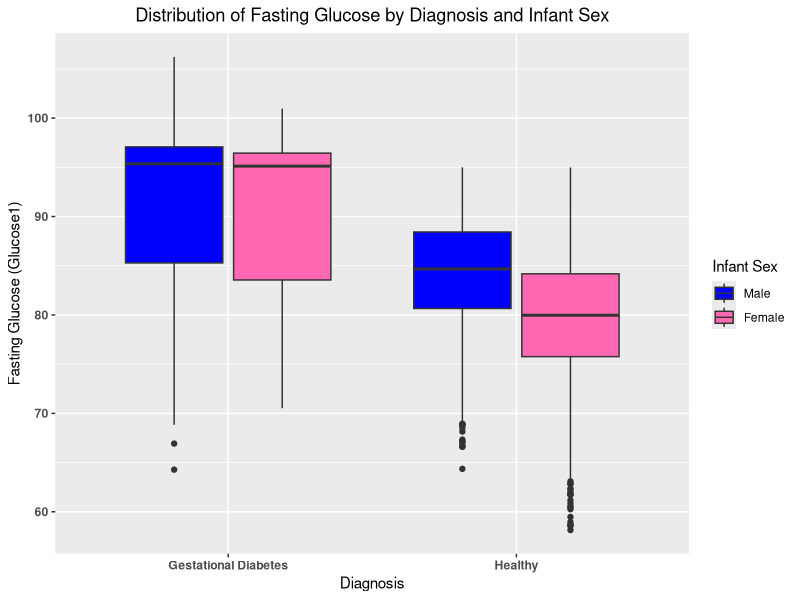
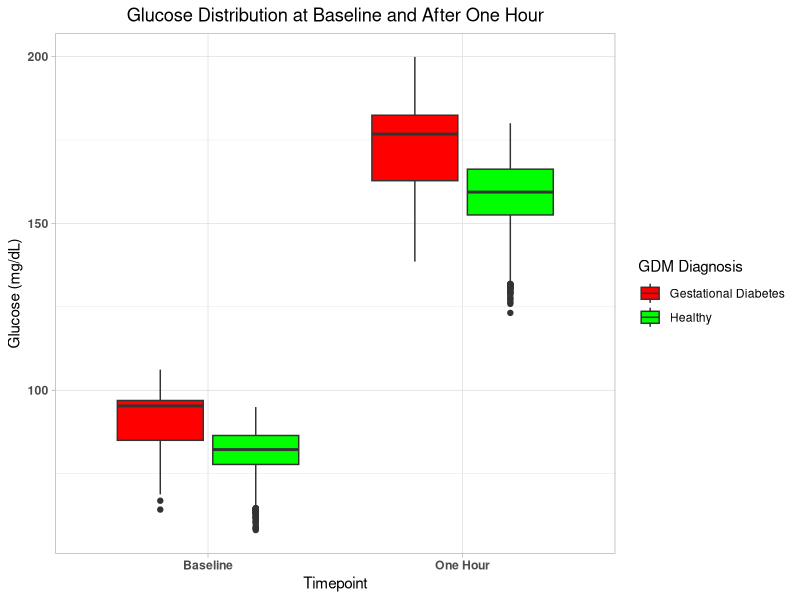
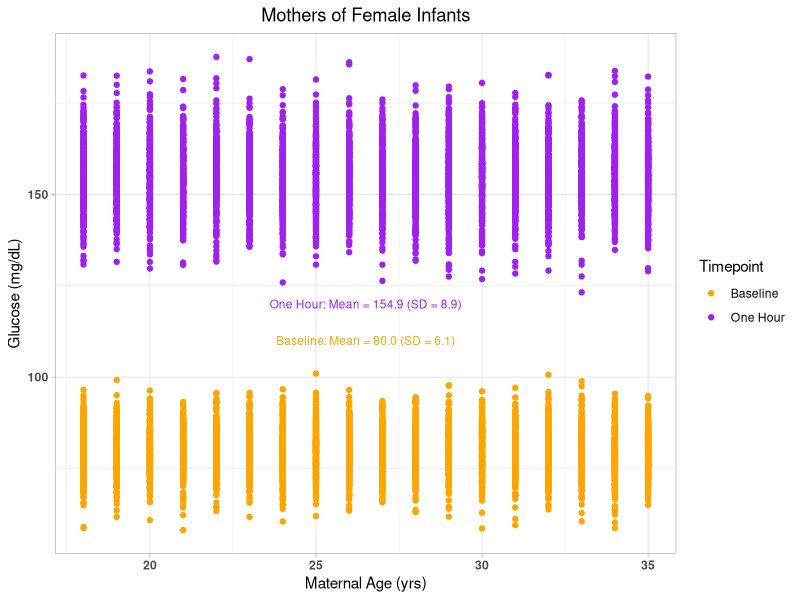
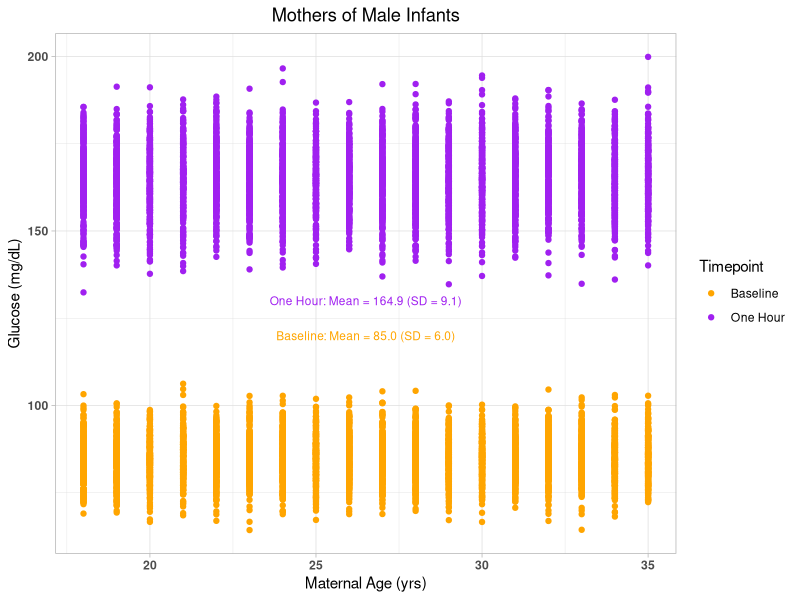
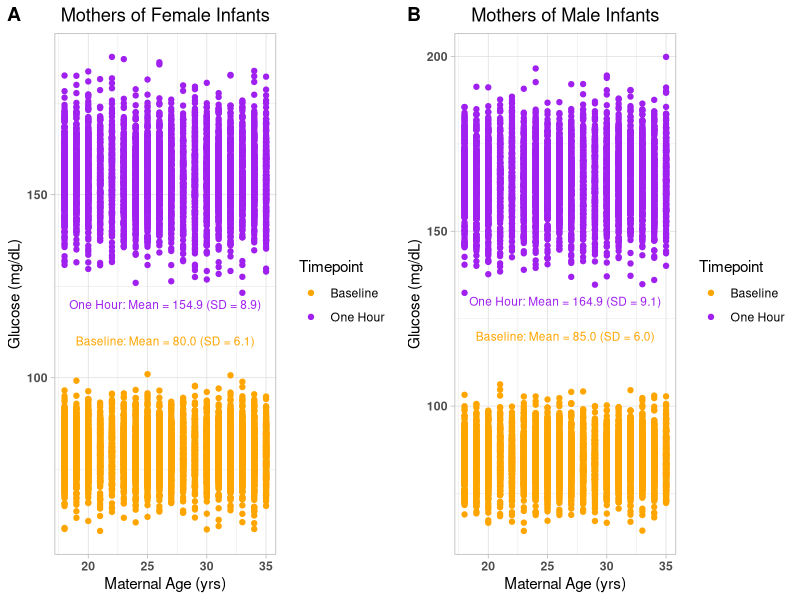

Recreate these plots in R, in order.
## ---- chunk 1
library (tidyverse)
library(ggplot2)
## ---- chunk 2
# Set a random seed for reproducibility
set.seed(42)

# Number of samples
n <- 10000

# Generate data frame for required variables
randomdata <- data.frame(
  'Age' = trunc(runif(n, min = 18, max = 36)),  # Age uniformly distributed between 18 and 35
  'InfantSex' = factor(rbinom(n, size = 1, prob = 0.5), labels = c("Male", "Female"))  # Infant sex with 50% probability
)
# Generate Glucose1 and Glucose2 based on InfantSex
randomdata$Glucose1 <- ifelse(randomdata$InfantSex == "Male",
                        rnorm(n, mean = 85, sd = 6), #normalized distribution
                        rnorm(n, mean = 80, sd = 6))
randomdata$Glucose2 <- ifelse(randomdata$InfantSex == "Male",
                        rnorm(n, mean = 165, sd = 9),
                        rnorm(n, mean = 155, sd = 9))
randomdata$Diagnosis <- ifelse(randomdata$Glucose1 > 95 | randomdata$Glucose2 > 180, #define diagnosis
                          "Gestational Diabetes", "Healthy")
## ---- chunk 3
# Subset the data for male infants
# Subset using https://www.statmethods.net/management/subset.html
male_data <- subset(randomdata, InfantSex == "Male")
# Subset the data for female infants
female_data <- subset(randomdata, InfantSex == "Female")

#Male infants
print("Summary for Male Infants")
summary(male_data)
#Female Infants
print("Summary for Female Infants")
summary(female_data)
## ---- chunk 4
color_palette <- c("Male" = "blue", "Female" = "hotpink")

ggplot(randomdata, aes(x = Diagnosis, y = Glucose1, fill = InfantSex)) +
  geom_boxplot() +
  scale_fill_manual(values = color_palette) + # Apply the custom color palette
  labs(title = "Distribution of Fasting Glucose by Diagnosis and Infant Sex",
       x = "Diagnosis",
       y = "Fasting Glucose (Glucose1)",
       fill = "Infant Sex") +
  theme_gray() + #adds gray background
  theme(
    plot.title = element_text(hjust = 0.5),
    axis.text = element_text(face = "bold"))
## ---- chunk 5
randomdata$Subject <- 1:n #adding in Subject to call

longData <- randomdata %>%
  pivot_longer( #https://tidyr.tidyverse.org/reference/pivot_longer.html - additional explanation
    cols = c(Glucose1, Glucose2),
    names_to = "Timepoint",
    values_to = "Glucose") %>%
  mutate(Timepoint = ifelse(Timepoint == "Glucose1", "Baseline", "One Hour"))

print(longData[longData$Subject == 1, ]) #will have 2 outputs, one for Baseline (baseline) and one for one hour
## ---- chunk 6
color_scale <- c("Healthy" = "green", "Gestational Diabetes" = "red") #another color pallette

ggplot(longData, aes(x = Timepoint, y = Glucose, fill = Diagnosis)) +
  geom_boxplot() +
  scale_fill_manual(values = color_scale) + # Apply the custom color palette
  labs(
    x = "Timepoint", 
    y = "Glucose (mg/dL)", 
    fill = "GDM Diagnosis",
    title = "Glucose Distribution at Baseline and After One Hour") +
  theme_light() + #light theme
  theme(
    plot.title = element_text(hjust = 0.5),
    axis.text = element_text(face = "bold"))
## ---- chunk 7
library(ggpubr)
## ---- chunk 8

# Define color palette
color_plot <- c("Baseline" = "orange", "One Hour" = "purple")

# Function to calculate mean and standard deviation for each group
# used https://www.carlislerainey.com/teaching/pols-209/files/notes-10-average-sd-r.pdf
calc_stats <- function(data) {
  data %>%
    group_by(Timepoint) %>% #find groups of interest
    summarise( #https://www.rdocumentation.org/packages/dplyr/versions/0.7.8/topics/summarise
      Mean = mean(Glucose),
      SD = sd(Glucose)
    )
}

# Calculate statistics for female and male infants
female_stats <- calc_stats(subset(longData, InfantSex == "Female")) #store statistics for female
male_stats <- calc_stats(subset(longData, InfantSex == "Male")) #store statistics for male


# Add text annotation for female_plot
female_plot <- ggplot(subset(longData, InfantSex == "Female"), aes(x = Age, y = Glucose, color = Timepoint)) +
  geom_point() +
  scale_color_manual(values = color_plot) +
  labs(
    title = "Mothers of Female Infants",
    x = "Maternal Age (yrs)",
    y = "Glucose (mg/dL)",
    color = "Timepoint"
  ) +
  theme_light() +
  theme(
    plot.title = element_text(hjust = 0.5),
    axis.text = element_text(face = "bold")
  ) +
#How to label plots:
  #https://ggplot2.tidyverse.org/reference/geom_text.html
  #https://www.rdocumentation.org/packages/ggplot2/versions/0.9.1/topics/geom_text
  #https://r-graph-gallery.com/275-add-text-labels-with-ggplot2.html
  geom_text(data = female_stats %>% filter(Timepoint == "Baseline"), 
            aes(x = position_Baseline_female[1], y = position_Baseline_female[2], #defining so the movement can be done
                label = sprintf("Baseline: Mean = %.1f (SD = %.1f)", Mean, SD)), #label is what text you want to display
            color = color_plot["Baseline"],
            size = 3) + #have to make text smaller to be seen on combined graph
  geom_text(data = female_stats %>% filter(Timepoint == "One Hour"), 
            aes(x = position_onehour_female[1], y = position_onehour_female[2], 
                label = sprintf("One Hour: Mean = %.1f (SD = %.1f)", Mean, SD)), 
            color = color_plot["One Hour"],
            size = 3)

# How you move the annotation around the graph, adjusted to the VALUES on the table, not pixels
position_Baseline_female <- c(x = 26.5, y = 110)   
position_onehour_female <- c(x = 26.5, y = 120)   

# Add text annotation for male_plot, similar plot and notes to above just altered for male infant sex
male_plot <- ggplot(subset(longData, InfantSex == "Male"), aes(x = Age, y = Glucose, color = Timepoint)) +
  geom_point() +
  scale_color_manual(values = color_plot) +
  labs(
    title = "Mothers of Male Infants",
    x = "Maternal Age (yrs)",
    y = "Glucose (mg/dL)",
    color = "Timepoint"
  ) +
  theme_light() +
  theme(
    plot.title = element_text(hjust = 0.5),
    axis.text = element_text(face = "bold")
  ) +
  geom_text(data = male_stats %>% filter(Timepoint == "Baseline"), 
            aes(x = position_Baseline_male[1], y = position_Baseline_male[2], #defining so the movement can be done
                label = sprintf("Baseline: Mean = %.1f (SD = %.1f)", Mean, SD)), #label is what text you want to display
            color = color_plot["Baseline"],
            size = 3) +
  geom_text(data = male_stats %>% filter(Timepoint == "One Hour"), 
            aes(x = position_onehour_male[1], y = position_onehour_male[2], 
                label = sprintf("One Hour: Mean = %.1f (SD = %.1f)", Mean, SD)), 
            color = color_plot["One Hour"],
            size = 3)

# How you move the annotation around the graph, adjusted to the VALUES on the table, not pixels
position_Baseline_male <- c(x = 26.5, y = 120)     
position_onehour_male <- c(x = 26.5, y = 130)

# Print plots
print(female_plot)
print(male_plot)
## ---- chunk 9
# Arrange the plots using https://www.rdocumentation.org/packages/ggpubr/versions/0.6.0/topics/ggarrange
ggarrange(female_plot, male_plot,
          labels = c("A", "B"),
          ncol = 2, nrow = 1) #two plots right next to each other, makes 2 columns and 1 row
## ---- chunk 10
table_wide <- randomdata %>%
  group_by(InfantSex, Diagnosis) %>% #Healthy Female/Gestational Diabetes Female
  summarise( #calculations for material i want included in the table
    Mean_Age = mean(Age),
    Mean_Fasting_Glucose = mean(Glucose1),
    SD_Fasting_Glucose = sd(Glucose1),
    Mean_One_Hour_Glucose = mean(Glucose2),
    SD_One_Hour_Glucose = sd(Glucose2),
  ) %>%
  # Combine Diagnosis and Infant sex
  mutate(Group = paste(Diagnosis, InfantSex)) %>%
  # Ensure the rows are in the required order https://www.rdocumentation.org/packages/dplyr/versions/1.0.10/topics/arrange
  arrange(factor(Group, levels = c( 
    "Healthy Female",
    "Gestational Diabetes Female",
    "Healthy Male",
    "Gestational Diabetes Male"
  ))) %>%
  # Selecting the columns I want included in the table
  select(
    Group,
    Mean_Age,
    Mean_Fasting_Glucose,
    SD_Fasting_Glucose,
    Mean_One_Hour_Glucose,
    SD_One_Hour_Glucose
  )

# Print the summary table
print(table_wide)
